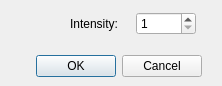
<?xml version="1.0" encoding="UTF-8"?>
<ui version="4.0">
 <class>MedianFilterDialog</class>
 <widget class="QDialog" name="MedianFilterDialog">
  <property name="geometry">
   <rect>
    <x>0</x>
    <y>0</y>
    <width>222</width>
    <height>86</height>
   </rect>
  </property>
  <property name="windowTitle">
   <string>Filter Intensity</string>
  </property>
  <widget class="QDialogButtonBox" name="buttonBox">
   <property name="geometry">
    <rect>
     <x>10</x>
     <y>50</y>
     <width>192</width>
     <height>32</height>
    </rect>
   </property>
   <property name="orientation">
    <enum>Qt::Horizontal</enum>
   </property>
   <property name="standardButtons">
    <set>QDialogButtonBox::Cancel|QDialogButtonBox::Ok</set>
   </property>
  </widget>
  <widget class="QWidget" name="layoutWidget">
   <property name="geometry">
    <rect>
     <x>70</x>
     <y>10</y>
     <width>126</width>
     <height>27</height>
    </rect>
   </property>
   <layout class="QHBoxLayout" name="horizontalLayout">
    <item>
     <widget class="QLabel" name="label">
      <property name="text">
       <string>Intensity:</string>
      </property>
      <property name="textFormat">
       <enum>Qt::PlainText</enum>
      </property>
     </widget>
    </item>
    <item>
     <widget class="QSpinBox" name="spinBox">
      <property name="minimum">
       <number>1</number>
      </property>
      <property name="maximum">
       <number>50</number>
      </property>
     </widget>
    </item>
   </layout>
  </widget>
  <zorder>layoutWidget</zorder>
  <zorder>buttonBox</zorder>
 </widget>
 <resources/>
 <connections>
  <connection>
   <sender>buttonBox</sender>
   <signal>accepted()</signal>
   <receiver>MedianFilterDialog</receiver>
   <slot>accept()</slot>
   <hints>
    <hint type="sourcelabel">
     <x>248</x>
     <y>254</y>
    </hint>
    <hint type="destinationlabel">
     <x>157</x>
     <y>274</y>
    </hint>
   </hints>
  </connection>
  <connection>
   <sender>buttonBox</sender>
   <signal>rejected()</signal>
   <receiver>MedianFilterDialog</receiver>
   <slot>reject()</slot>
   <hints>
    <hint type="sourcelabel">
     <x>316</x>
     <y>260</y>
    </hint>
    <hint type="destinationlabel">
     <x>286</x>
     <y>274</y>
    </hint>
   </hints>
  </connection>
 </connections>
</ui>
